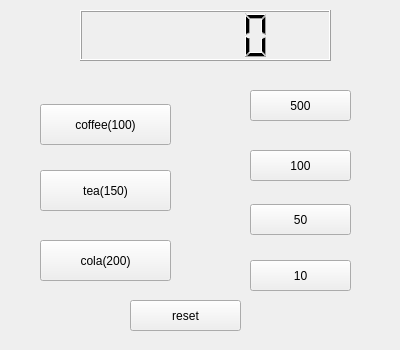
<?xml version="1.0" encoding="UTF-8"?>
<ui version="4.0">
 <class>Widget</class>
 <widget class="QWidget" name="Widget">
  <property name="geometry">
   <rect>
    <x>0</x>
    <y>0</y>
    <width>400</width>
    <height>350</height>
   </rect>
  </property>
  <property name="windowTitle">
   <string>Widget</string>
  </property>
  <widget class="QLCDNumber" name="lcdNumber">
   <property name="geometry">
    <rect>
     <x>80</x>
     <y>10</y>
     <width>251</width>
     <height>51</height>
    </rect>
   </property>
  </widget>
  <widget class="QPushButton" name="pb500">
   <property name="geometry">
    <rect>
     <x>250</x>
     <y>90</y>
     <width>101</width>
     <height>31</height>
    </rect>
   </property>
   <property name="text">
    <string>500</string>
   </property>
  </widget>
  <widget class="QPushButton" name="pbCoffee">
   <property name="geometry">
    <rect>
     <x>40</x>
     <y>104</y>
     <width>131</width>
     <height>41</height>
    </rect>
   </property>
   <property name="text">
    <string>coffee(100)</string>
   </property>
  </widget>
  <widget class="QPushButton" name="pb_Tea">
   <property name="geometry">
    <rect>
     <x>40</x>
     <y>170</y>
     <width>131</width>
     <height>41</height>
    </rect>
   </property>
   <property name="text">
    <string>tea(150)</string>
   </property>
  </widget>
  <widget class="QPushButton" name="pbCola">
   <property name="geometry">
    <rect>
     <x>40</x>
     <y>240</y>
     <width>131</width>
     <height>41</height>
    </rect>
   </property>
   <property name="text">
    <string>cola(200)</string>
   </property>
  </widget>
  <widget class="QPushButton" name="pb100">
   <property name="geometry">
    <rect>
     <x>250</x>
     <y>150</y>
     <width>101</width>
     <height>31</height>
    </rect>
   </property>
   <property name="text">
    <string>100</string>
   </property>
  </widget>
  <widget class="QPushButton" name="pb50">
   <property name="geometry">
    <rect>
     <x>250</x>
     <y>204</y>
     <width>101</width>
     <height>31</height>
    </rect>
   </property>
   <property name="text">
    <string>50</string>
   </property>
  </widget>
  <widget class="QPushButton" name="pb10">
   <property name="geometry">
    <rect>
     <x>250</x>
     <y>260</y>
     <width>101</width>
     <height>31</height>
    </rect>
   </property>
   <property name="text">
    <string>10</string>
   </property>
  </widget>
  <widget class="QPushButton" name="pbReset">
   <property name="geometry">
    <rect>
     <x>130</x>
     <y>300</y>
     <width>111</width>
     <height>31</height>
    </rect>
   </property>
   <property name="text">
    <string>reset</string>
   </property>
  </widget>
 </widget>
 <layoutdefault spacing="6" margin="11"/>
 <resources/>
 <connections/>
</ui>
